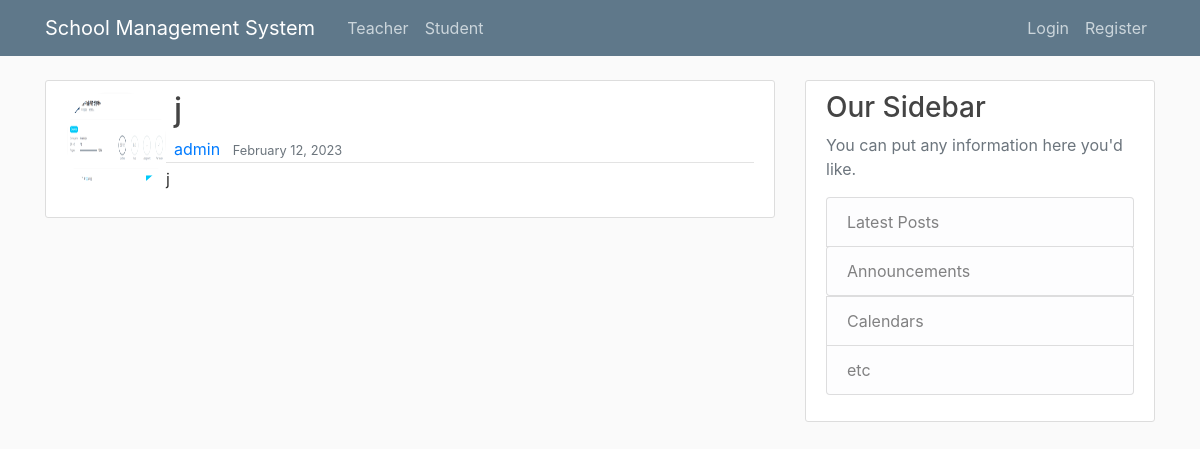
The app's page /school/anno/2 with its own data.
### school/models.py (models this page shows, shortened)
class Announcement(models.Model):
    anno_title = models.CharField(
        max_length=100,
        help_text="Title of announcement",
    )
    anno_content = models.TextField(
        help_text="Content of announcement",
    )
    anno_date = models.DateTimeField(
        default=timezone.now,
        help_text="Date of creation",
    )
    auther_name = models.ForeignKey(
        SchoolUser,
        on_delete=models.CASCADE,
        help_text="Name of auther",
    )

class SchoolUser(models.Model):
    class TypeTeacherStudent(models.TextChoices):
        STUDENT = 'S', ("Student")
        TEACHER = 'T', ("Teacher")
        ADMIN = 'A', ("Admin")
        UNDETERMINED = 'U', ("Undetermined")
    site_user = models.OneToOneField(
        User,
        on_delete=models.CASCADE,
        null=False,
        help_text="User of school website",
    )
    type_user = models.CharField(
        max_length=1,
        choices=TypeTeacherStudent.choices,
        default=TypeTeacherStudent.STUDENT,
        help_text="Type of user(Teacher, Student, Admin, Undetermined)",
    )

### users/models.py (models this page shows, shortened)
class User(AbstractUser):
    def __str__(self):
        return f"{self.username}"

class Profile(models.Model):
    user = models.OneToOneField(
        User,
        on_delete=models.CASCADE,
    )
    image = models.ImageField(
        default='default.jpg',
        upload_to='profile_pics',
    )
    objects = ProfileManager()

### school/views.py (the view)
# urls.py: path('anno/<int:pk>', views.AnnoDetailView.as_view(), name='anno_detail'),
class AnnoDetailView(generic.DetailView):
    model = Announcement
    template_name = 'school/anno_detail.html'
    context_object_name = 'anno'
    def get_context_data(self, **kwargs):
        context = super(AnnoDetailView, self).get_context_data(**kwargs)
        get_context_schooluser(self.request.user, context)
        return context

### school/templates/school/anno_detail.html (shortened to what this page needs)
{% extends "base_generic.html" %}
{% block content %}
    <article class="media content-section">
        <img class="rounded-circle aritcle-img" src="{{ anno.auther_name.site_user.profile.image.url }}" width="100" height="100">
        <div class="media-body">
            <h2 class="ml-2 article-title">{{ anno.anno_title }}</h2>
            <div class="article-metadata">
                <a class="ml-2 mr-2" href="#">{{ anno.auther_name.site_user }}</a>
                <small class="text-muted">{{ anno.anno_date|date:"F d, Y" }}</small>
            </div>
        <p class="article-content">{{ anno.anno_content }}</p>
        </div>
    </article>
{% endblock %}

### school/static/css/main.css (style rules this page uses)
body { background: #fafafa; color: #333333; margin-top: 5rem; }
h1, h2, h3, h4, h5, h6 { color: #444444; }
.content-section { background: #ffffff; padding: 10px 20px; border: 1px solid #dddddd; border-radius: 3px; margin-bottom: 20px; }
.article-title { color: #444444; }
.article-content { white-space: pre-line; }
.article-metadata { padding-bottom: 1px; margin-bottom: 4px; border-bottom: 1px solid #e3e3e3 }

### records on screen
Announcement: auther_name.site_user.profile.image (picture), anno_title "j", auther_name.site_user "admin", anno_date "February 12, 2023", anno_content "j"
